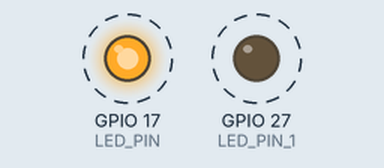
Recording of a program running on a simulated Raspberry Pi (BCM pin numbers). On the bench: output pins drawn as LEDs (lit = HIGH). Dashed ring = blinking. What the program prints to the terminal is not drawn.

Above: at 0.05 s.
Timing chart, 0 to 3.0 s (numbered marks = the images above):
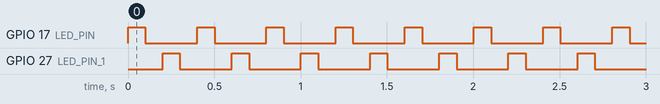

Measured:
- by itself, GPIO 17 (LED_PIN), GPIO 27 (LED_PIN_1): alternates HIGH for 0.10 s and LOW for 0.30 s

The program:

led_alt_blink.py
```python
import RPi.GPIO as GPIO
import time

GPIO.setmode(GPIO.BCM)

LED_PIN = 17
GPIO.setup(LED_PIN, GPIO.OUT)

LED_PIN_1 = 27
GPIO.setup(LED_PIN_1, GPIO.OUT)

my_time = .1

try:
    while True:
        print("LED1: ON")
        GPIO.output(LED_PIN, GPIO.HIGH)
        time.sleep(my_time)
        print("LED1: OFF")
        GPIO.output(LED_PIN, GPIO.LOW)
        time.sleep(my_time)
        print("LED2: ON")
        GPIO.output(LED_PIN_1, GPIO.HIGH)
        time.sleep(my_time)
        print("LED2: OFF")
        GPIO.output(LED_PIN_1, GPIO.LOW)
        time.sleep(my_time)


except KeyboardInterrupt:
    pass
finally:
    GPIO.cleanup()
    print("ALL clear")
```
